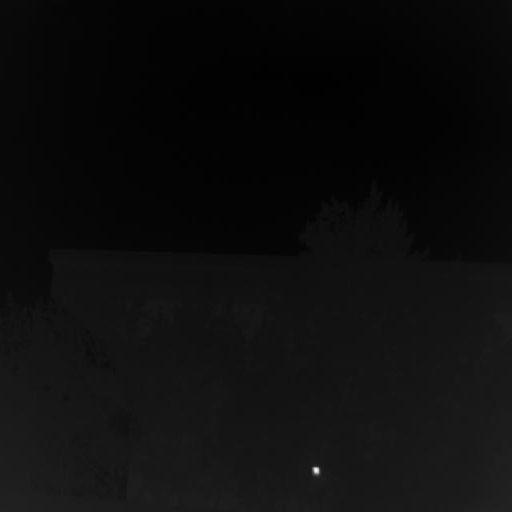
%> input picture Compare_Method/TopMat/XDU147.png, 512 x 512 px
$ octave main.m   (GNU Octave 9; MATLAB toolbox functions it lacks are replaced by stand-ins)
%> lines starting %> are read from the running program, lines starting %| are printed output that depends on the picture
%> further down, img is the input picture: size 512x512x3 uint8; min 1, max 252, mean 13.3
### Compare_Method/TopMat/MNWTH.m
function [out] = MNWTH(img, delta_B, B_b)
% MNWTH算法，检测亮目标
%   img: 待检测图像
%   delta_B, B_b: 结构元素

    if(size(img, 3) > 1)
        img = rgb2gray(img);
%> img: size 512x512 uint8
    end

    %% 先膨胀
    img_d = imdilate(img, delta_B);

    %% 后腐蚀
    img_e = imerode(img_d, B_b);

    %% 图像相减
    out = img - img_e;
    out(find(out<0)) = 0;
    out = mat2gray(out);
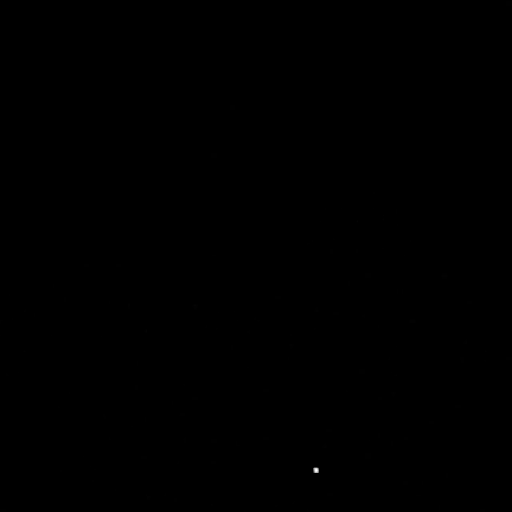
%> out: size 512x512 double; min 0, max 1, mean 0.000104
end

### Compare_Method/TopMat/Draw3DGrayGraph.m
function [out] = Draw3DGrayGraph(img, isShowLine)
%> called with isShowLine = 0
%绘制三维灰度图
%   img:输入图像
%   isShowLine: 是否显示网格
    if (size(img, 3) > 1)
        img = rgb2gray(img);
    end
    [y, x] = size(img);
%> y = 512; x = 512
    [X, Y] = meshgrid(1:x, 1:y);
    surf(X, Y, img);
%     title('3D gray distribution of the whole image')
    if ~isShowLine
        shading interp;
    end
    out = 0;
end

### Compare_Method/TopMat/newRingStrel.m
function [SE] = newRingStrel(R_o,R_i)
% 构造矩形环状结构元素
%   R_o : the radius of out
%   R_i : the radius of inner
%   delta_R = R_o - R_i
    d = 2 * R_o + 1;
    SE = ones(d);
    start_index = R_o + 1 - R_i;
    end_index = R_o +1 + R_i;
    SE(start_index:end_index, start_index:end_index) = 0;
end

### Compare_Method/TopMat/main.m
clc;clear;close all

img = imread('XDU147.png');
R_o = 9;
R_i = 4;
delta_B = newRingStrel(R_o, R_i);
B_b = ones(R_i);
img_MNWTH = MNWTH(img, delta_B, B_b);
subplot(221)
imshow(img);title('orignal image')
subplot(223)
Draw3DGrayGraph(img, 0);
subplot(222)
imshow(img_MNWTH);title('MNWTH result')
subplot(224)
Draw3DGrayGraph(img_MNWTH, 0);
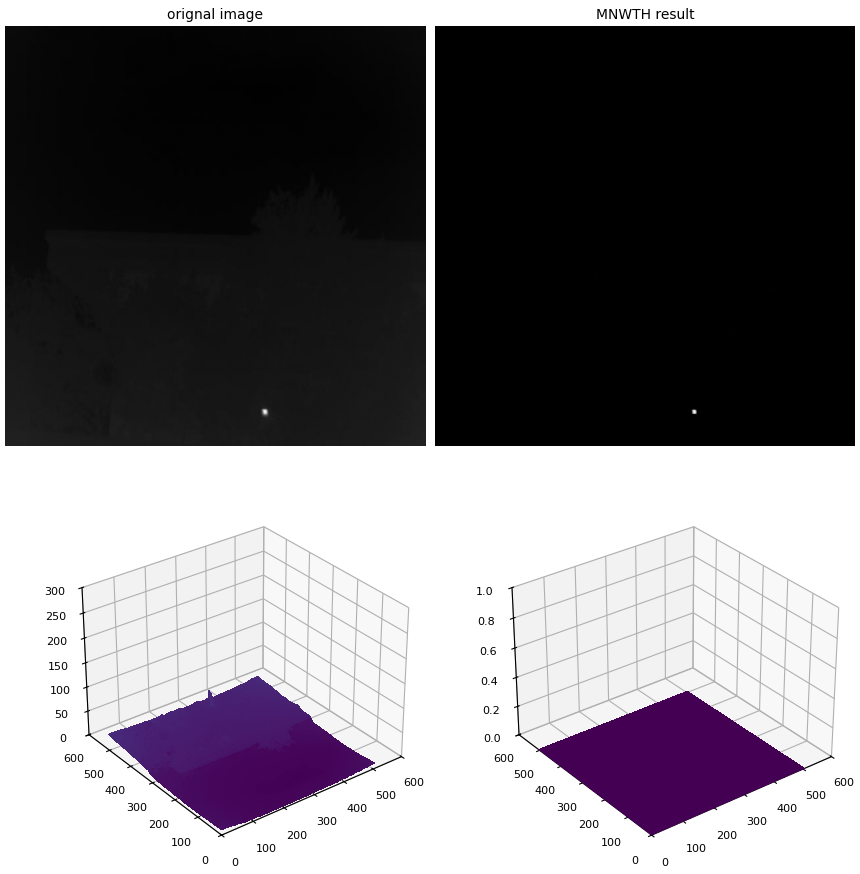
%> figure redrawn from the program's plot data, 4 panels
